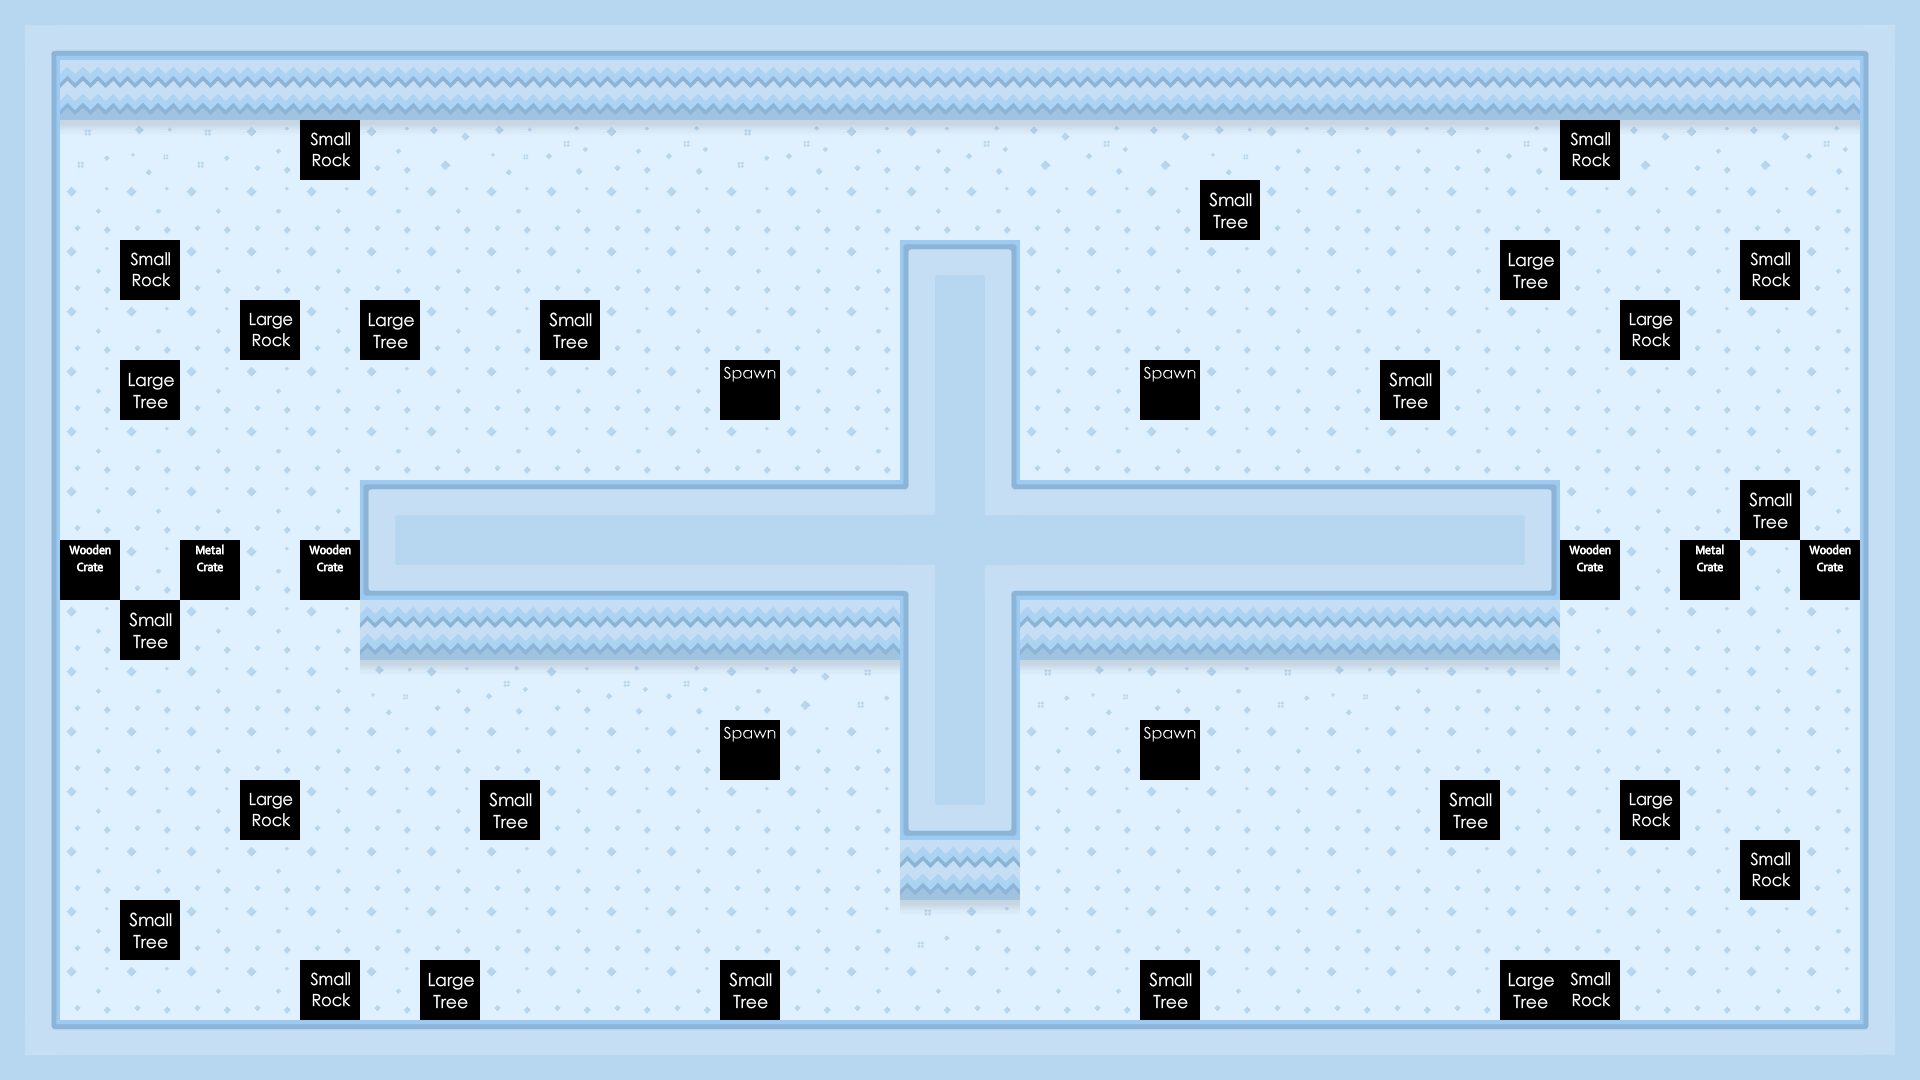

Below is a game level as drawn by its tile map, then a one-line description and the .tmx file that defines it, in full:
An orthogonal 32x18 tile map with 60x60 px tiles, 3 tile layers (Water, Main, Meta).

<map version="1.0" orientation="orthogonal" width="32" height="18" tilewidth="60" tileheight="60">
 <tileset firstgid="1" name="ground" tilewidth="60" tileheight="60" spacing="2" margin="2">
  <image source="../img/map/TilemapOuya.png" width="1024" height="1024" />
 </tileset>
 <layer name="Water" width="32" height="18">
  <data encoding="csv">
0,0,0,0,0,0,0,0,0,0,0,0,0,0,0,0,0,0,0,0,0,0,0,0,0,0,0,0,0,0,0,0,
0,0,0,0,0,0,0,0,0,0,0,0,0,0,0,0,0,0,0,0,0,0,0,0,0,0,0,0,0,0,0,0,
0,0,0,0,0,0,0,0,0,0,0,0,0,0,0,0,0,0,0,0,0,0,0,0,0,0,0,0,0,0,0,0,
0,0,0,0,0,0,0,0,0,0,0,0,0,0,0,0,0,0,0,0,0,0,0,0,0,0,0,0,0,0,0,0,
0,0,0,0,0,0,0,0,0,0,0,0,0,0,0,0,0,0,0,0,0,0,0,0,0,0,0,0,0,0,0,0,
0,0,0,0,0,0,0,0,0,0,0,0,0,0,0,0,0,0,0,0,0,0,0,0,0,0,0,0,0,0,0,0,
0,0,0,0,0,0,0,0,0,0,0,0,0,0,0,0,0,0,0,0,0,0,0,0,0,0,0,0,0,0,0,0,
0,0,0,0,0,0,0,0,0,0,0,0,0,0,0,0,0,0,0,0,0,0,0,0,0,0,0,0,0,0,0,0,
0,0,0,0,0,0,0,0,0,0,0,0,0,0,0,0,0,0,0,0,0,0,0,0,0,0,0,0,0,0,0,0,
0,0,0,0,0,0,0,0,0,0,0,0,0,0,0,0,0,0,0,0,0,0,0,0,0,0,0,0,0,0,0,0,
0,0,0,0,0,0,0,0,0,0,0,0,0,0,0,0,0,0,0,0,0,0,0,0,0,0,0,0,0,0,0,0,
0,0,0,0,0,0,0,0,0,0,0,0,0,0,0,0,0,0,0,0,0,0,0,0,0,0,0,0,0,0,0,0,
0,0,0,0,0,0,0,0,0,0,0,0,0,0,0,0,0,0,0,0,0,0,0,0,0,0,0,0,0,0,0,0,
0,0,0,0,0,0,0,0,0,0,0,0,0,0,0,0,0,0,0,0,0,0,0,0,0,0,0,0,0,0,0,0,
0,0,0,0,0,0,0,0,0,0,0,0,0,0,0,0,0,0,0,0,0,0,0,0,0,0,0,0,0,0,0,0,
0,0,0,0,0,0,0,0,0,0,0,0,0,0,0,0,0,0,0,0,0,0,0,0,0,0,0,0,0,0,0,0,
0,0,0,0,0,0,0,0,0,0,0,0,0,0,0,0,0,0,0,0,0,0,0,0,0,0,0,0,0,0,0,0,
0,0,0,0,0,0,0,0,0,0,0,0,0,0,0,0,0,0,0,0,0,0,0,0,0,0,0,0,0,0,0,0
</data>
 </layer>
 <layer name="Main" width="32" height="18">
  <data encoding="csv">
87,82,82,82,82,82,82,82,82,82,82,82,82,82,82,82,82,82,82,82,82,82,82,82,82,82,82,82,82,82,82,86,
85,93,93,93,93,93,93,93,93,93,93,93,93,93,93,93,93,93,93,93,93,93,93,93,93,93,93,93,93,93,93,84,
85,165,163,165,162,162,162,166,163,164,162,164,165,164,162,162,164,166,164,166,163,162,162,162,162,164,163,166,162,166,164,84,
85,51,51,51,51,51,51,51,51,51,51,51,51,51,51,51,51,51,51,51,51,51,51,51,51,51,51,51,51,51,51,84,
85,51,51,51,51,51,51,51,51,51,51,51,51,51,51,90,91,51,51,51,51,51,51,51,51,51,51,51,51,51,51,84,
85,51,51,51,51,51,51,51,51,51,51,51,51,51,51,84,85,51,51,51,51,51,51,51,51,51,51,51,51,51,51,84,
85,51,51,51,51,51,51,51,51,51,51,51,51,51,51,84,85,51,51,51,51,51,51,51,51,51,51,51,51,51,51,84,
85,51,51,51,51,51,51,51,51,51,51,51,51,51,51,84,85,51,51,51,51,51,51,51,51,51,51,51,51,51,51,84,
85,51,51,51,51,51,90,92,92,92,92,92,92,92,92,88,89,92,92,92,92,92,92,92,92,91,51,51,51,51,51,84,
85,51,51,51,51,51,80,82,82,82,82,82,82,82,82,86,87,82,82,82,82,82,82,82,82,158,51,51,51,51,51,84,
85,51,51,51,51,51,93,93,93,93,93,93,93,93,93,84,85,93,93,93,93,93,93,93,93,93,51,51,51,51,51,84,
85,51,51,51,51,51,163,162,164,162,164,164,162,166,165,84,85,165,163,162,162,165,163,162,162,162,51,51,51,51,51,84,
85,51,51,51,51,51,51,51,51,51,51,51,51,51,51,84,85,51,51,51,51,51,51,51,51,51,51,51,51,51,51,84,
85,51,51,51,51,51,51,51,51,51,51,51,51,51,51,80,158,51,51,51,51,51,51,51,51,51,51,51,51,51,51,84,
85,51,51,51,51,51,51,51,51,51,51,51,51,51,51,93,93,51,51,51,51,51,51,51,51,51,51,51,51,51,51,84,
85,51,51,51,51,51,51,51,51,51,51,51,51,51,51,165,162,51,51,51,51,51,51,51,51,51,51,51,51,51,51,84,
85,51,51,51,51,51,51,51,51,51,51,51,51,51,51,51,51,51,51,51,51,51,51,51,51,51,51,51,51,51,51,84,
89,92,92,92,92,92,92,92,92,92,92,92,92,92,92,92,92,92,92,92,92,92,92,92,92,92,92,92,92,92,92,88
</data>
 </layer>
 <layer name="Meta" width="32" height="18">
  <data encoding="csv">
0,0,0,0,0,0,0,0,0,0,0,0,0,0,0,0,0,0,0,0,0,0,0,0,0,0,0,0,0,0,0,0,
0,0,0,0,0,0,0,0,0,0,0,0,0,0,0,0,0,0,0,0,0,0,0,0,0,0,0,0,0,0,0,0,
0,0,0,0,0,155,0,0,0,0,0,0,0,0,0,0,0,0,0,0,0,0,0,0,0,0,155,0,0,0,0,0,
0,0,0,0,0,0,0,0,0,0,0,0,0,0,0,0,0,0,0,0,156,0,0,0,0,0,0,0,0,0,0,0,
0,0,155,0,0,0,0,0,0,0,0,0,0,0,0,0,0,0,0,0,0,0,0,0,0,154,0,0,0,155,0,0,
0,0,0,0,153,0,154,0,0,156,0,0,0,0,0,0,0,0,0,0,0,0,0,0,0,0,0,153,0,0,0,0,
0,0,154,0,0,0,0,0,0,0,0,0,157,0,0,0,0,0,0,157,0,0,0,156,0,0,0,0,0,0,0,0,
0,0,0,0,0,0,0,0,0,0,0,0,0,0,0,0,0,0,0,0,0,0,0,0,0,0,0,0,0,0,0,0,
0,0,0,0,0,0,0,0,0,0,0,0,0,0,0,0,0,0,0,0,0,0,0,0,0,0,0,0,0,156,0,0,
0,160,0,161,0,160,0,0,0,0,0,0,0,0,0,0,0,0,0,0,0,0,0,0,0,0,160,0,161,0,160,0,
0,0,156,0,0,0,0,0,0,0,0,0,0,0,0,0,0,0,0,0,0,0,0,0,0,0,0,0,0,0,0,0,
0,0,0,0,0,0,0,0,0,0,0,0,0,0,0,0,0,0,0,0,0,0,0,0,0,0,0,0,0,0,0,0,
0,0,0,0,0,0,0,0,0,0,0,0,157,0,0,0,0,0,0,157,0,0,0,0,0,0,0,0,0,0,0,0,
0,0,0,0,153,0,0,0,156,0,0,0,0,0,0,0,0,0,0,0,0,0,0,0,156,0,0,153,0,0,0,0,
0,0,0,0,0,0,0,0,0,0,0,0,0,0,0,0,0,0,0,0,0,0,0,0,0,0,0,0,0,155,0,0,
0,0,156,0,0,0,0,0,0,0,0,0,0,0,0,0,0,0,0,0,0,0,0,0,0,0,0,0,0,0,0,0,
0,0,0,0,0,155,0,154,0,0,0,0,156,0,0,0,0,0,0,156,0,0,0,0,0,154,155,0,0,0,0,0,
0,0,0,0,0,0,0,0,0,0,0,0,0,0,0,0,0,0,0,0,0,0,0,0,0,0,0,0,0,0,0,0
</data>
 </layer>
</map>
